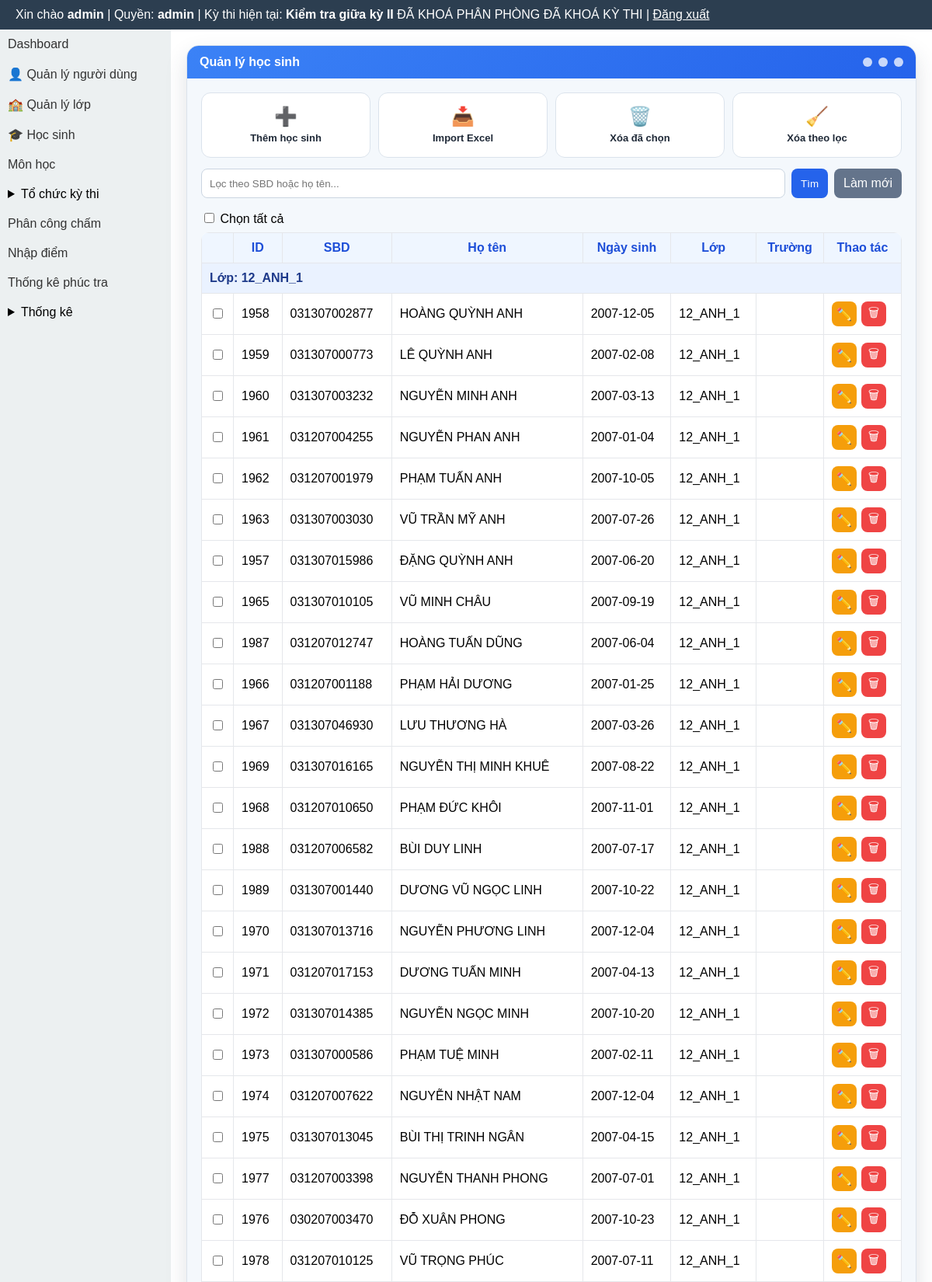
/modules/students/index.php (signed in, upper part), run on the app's committed database.
### tables this page shows
CREATE TABLE exams (
  id INTEGER PRIMARY KEY AUTOINCREMENT,
  ten_ky_thi TEXT,
  nam INTEGER,
  ngay_thi TEXT
, is_default INTEGER DEFAULT 0, deleted_at TEXT, distribution_locked INTEGER DEFAULT 0, rooms_locked INTEGER DEFAULT 0, exam_locked INTEGER DEFAULT 0, scoring_closed INTEGER DEFAULT 0, exam_mode INTEGER DEFAULT 1, is_locked INTEGER DEFAULT 0, is_score_entry_locked INTEGER DEFAULT 0, is_score_published INTEGER DEFAULT 0, is_recheck_open INTEGER DEFAULT 0);

CREATE TABLE students (
  id INTEGER PRIMARY KEY AUTOINCREMENT,
  sbd TEXT UNIQUE,
  hoten TEXT,
  ngaysinh TEXT,
  lop TEXT,
  truong TEXT
);

### layout/header.php (called while the page is built, shortened)
<?php
require_once BASE_PATH . '/templates/header.php';

### core/auth.php (called while the page is built, shortened)
<?php
function normalize_role(?string $role): string {
    $normalized = strtolower(trim((string) $role));
    return match ($normalized) {
        'score_entry', 'score-input', 'score_input', 'nhapdiem', 'nhap_diem' => 'scorer',
        'exam_manager', 'quanlythi', 'exam-manager' => 'organizer',
        default => $normalized,
    };
}
function current_user_role(): string {
    $sessionRole = $_SESSION['role'] ?? null;
    if (is_string($sessionRole) && trim($sessionRole) !== '') {
        return normalize_role($sessionRole);
    }
    $userRole = $_SESSION['user']['role'] ?? null;
    return normalize_role(is_string($userRole) ? $userRole : '');
}

### modules/exams/exam_context_helper.php (called while the page is built, shortened)
<?php
function ensureExamLockColumns(PDO $pdo): void
{
    $cols = array_column($pdo->query('PRAGMA table_info(exams)')->fetchAll(PDO::FETCH_ASSOC), 'name');
}
function getCurrentExam(): ?array
{
    global $pdo;
    $cols = array_column($pdo->query('PRAGMA table_info(exams)')->fetchAll(PDO::FETCH_ASSOC), 'name');
    $hasDeletedAt = in_array('deleted_at', $cols, true);
    $activeWhere = $hasDeletedAt ? '(deleted_at IS NULL OR trim(deleted_at) = "")' : '1=1';
    $defaultStmt = $pdo->query('SELECT * FROM exams WHERE ' . $activeWhere . ' AND is_default = 1 ORDER BY id DESC LIMIT 1');
    $defaultExam = $defaultStmt ? $defaultStmt->fetch(PDO::FETCH_ASSOC) : false;
    if (is_array($defaultExam)) {
        return $defaultExam;
    }
}
function getCurrentExamInfo(): ?array
{
    $exam = getCurrentExam();
    global $pdo;
    ensureExamLockColumns($pdo);
    return [
        'id' => (int) ($exam['id'] ?? 0),
        'ten_ky_thi' => (string) ($exam['ten_ky_thi'] ?? ''),
        'distribution_locked' => (int) ($exam['distribution_locked'] ?? 0),
        'rooms_locked' => (int) ($exam['rooms_locked'] ?? 0),
        'exam_locked' => (int) ($exam['exam_locked'] ?? 0),
    ];
}

### modules/students/index.php (the view, shortened to what this page needs)
<?php
require_once BASE_PATH . '/core/auth.php';
require_once BASE_PATH . '/core/db.php';
$keyword = trim($_GET['q'] ?? '');
$sql = 'SELECT id, sbd, hoten, ngaysinh, lop, truong FROM students';
$params = [];
$stmt = $pdo->prepare($sql);
$stmt->execute($params);
$students = $stmt->fetchAll(PDO::FETCH_ASSOC);
$getStudentNameKey = static function(string $fullName): string {
    $name = trim(preg_replace('/\s+/', ' ', $fullName) ?? '');
    if ($name == '') {
        return '';
    }
    $parts = explode(' ', $name);
    return mb_strtolower((string) end($parts), 'UTF-8');
};
usort($students, static function(array $a, array $b) use ($getStudentNameKey): int {
    $classCmp = strcmp(trim((string) ($a['lop'] ?? '')), trim((string) ($b['lop'] ?? '')));
    if ($classCmp !== 0) {
        return $classCmp;
    }
    $nameKeyCmp = strcmp(
        $getStudentNameKey((string) ($a['hoten'] ?? '')),
        $getStudentNameKey((string) ($b['hoten'] ?? ''))
    );
    if ($nameKeyCmp !== 0) {
        return $nameKeyCmp;
    }
    return strcmp((string) ($a['hoten'] ?? ''), (string) ($b['hoten'] ?? ''));
});
$perPage = 50;
$page = max(1, (int) ($_GET['page'] ?? 1));
$offset = ($page - 1) * $perPage;
$students = array_slice($students, $offset, $perPage);
$groupedStudents = [];
foreach ($students as $st) {
    $className = trim((string) ($st['lop'] ?? ''));
    if (!isset($groupedStudents[$className])) {
        $groupedStudents[$className] = [];
    }
    $groupedStudents[$className][] = $st;
}
require_once BASE_PATH . '/layout/header.php';
?>
<div class="students-layout">
    <?php require_once BASE_PATH . '/layout/sidebar.php'; ?>
    <div class="students-main">
        <div class="students-window">
            <div class="window-titlebar">
                <strong>Quản lý học sinh</strong>
                <div class="window-controls">
                    <span class="window-dot"></span><span class="window-dot"></span><span class="window-dot"></span>
                </div>
            </div>
            <div class="window-body">
                <div class="tool-grid">
                    <a class="tool-icon" href="<?= BASE_URL ?>/modules/students/create.php" title="Thêm học sinh">
                        <span class="icon">➕</span>
                        <span class="label">Thêm học sinh</span>
                    </a>
                    <a class="tool-icon" href="<?= BASE_URL ?>/modules/students/import.php" title="Import Excel">
                        <span class="icon">📥</span>
                        <span class="label">Import Excel</span>
                    </a>
                    <button type="submit" form="bulkForm" name="action" value="bulk_delete_selected" class="tool-icon" style="cursor:pointer;" onclick="return confirm('Bạn có chắc muốn xóa các học sinh đã chọn?');" title="Xóa đã chọn">
                        <span class="icon">🗑️</span>
                        <span class="label">Xóa đã chọn</span>
                    </button>
                    <form method="post" onsubmit="return confirm('Bạn có chắc muốn xóa toàn bộ học sinh theo điều kiện lọc hiện tại?');" style="margin:0;">
                        <button type="submit" class="tool-icon" style="width:100%;cursor:pointer;" title="Xóa theo lọc">
                            <span class="icon">🧹</span>
                            <span class="label">Xóa theo lọc</span>
                        </button>
                    </form>
                </div>
                <form method="get" class="search-row">
                    <input type="text" name="q" value="<?= htmlspecialchars($keyword, ENT_QUOTES, 'UTF-8') ?>" placeholder="Lọc theo SBD hoặc họ tên...">
                    <button type="submit">Tìm</button>
                    <a href="<?= BASE_URL ?>/modules/students/index.php">Làm mới</a>
                </form>
                <form method="post" id="bulkForm">
                    <div style="margin-bottom:8px;">
                        <label><input type="checkbox" id="checkAll"> Chọn tất cả</label>
                    </div>
                    <table class="students-table">
                        <thead>
                            <tr>
                                <th style="width:40px; text-align:center;"></th>
                                <th>ID</th>
                                <th>SBD</th>
                                <th>Họ tên</th>
                                <th>Ngày sinh</th>
                                <th>Lớp</th>
                                <th>Trường</th>
                                <th style="width:100px;">Thao tác</th>
                            </tr>
                        </thead>
                        <tbody>
                            <?php if (empty($students)): ?>
                                <tr>
                                    <td colspan="8" style="text-align:center;">Không có dữ liệu học sinh.</td>
                                </tr>
                            <?php else: ?>
                                <?php foreach ($groupedStudents as $className => $classStudents): ?>
                                    <tr>
                                        <td colspan="8" style="background:#eaf2ff;font-weight:700;color:#1e3a8a;">Lớp: <?= htmlspecialchars($className, ENT_QUOTES, 'UTF-8') ?></td>
                                    </tr>
                                    <?php foreach ($classStudents as $student): ?>
                                        <tr>
                                            <td style="text-align:center;">
                                                <input type="checkbox" class="student-check" name="student_ids[]" value="<?= (int) $student['id'] ?>">
                                            </td>
                                            <td><?= (int) $student['id'] ?></td>
                                            <td><?= htmlspecialchars($student['sbd'], ENT_QUOTES, 'UTF-8') ?></td>
                                            <td><?= htmlspecialchars($student['hoten'], ENT_QUOTES, 'UTF-8') ?></td>
                                            <td><?= htmlspecialchars($student['ngaysinh'], ENT_QUOTES, 'UTF-8') ?></td>
                                            <td><?= htmlspecialchars($student['lop'], ENT_QUOTES, 'UTF-8') ?></td>
                                            <td><?= htmlspecialchars($student['truong'], ENT_QUOTES, 'UTF-8') ?></td>
                                            <td>
                                                <span class="table-action">
                                                    <a class="btn-icon btn-edit" href="<?= BASE_URL ?>/modules/students/edit.php?id=<?= (int) $student['id'] ?>" title="Sửa">✏️</a>
                                                    <a class="btn-icon btn-delete" href="<?= BASE_URL ?>/modules/students/delete.php?id=<?= (int) $student['id'] ?>" title="Xóa">🗑</a>
                                                </span>
                                            </td>
                                        </tr>
                                    <?php endforeach; ?>
                                <?php endforeach; ?>
                            <?php endif; ?>
                        </tbody>
                    </table>
                </form>
            </div>
        </div>
    </div>
</div>
<?php require_once BASE_PATH . '/layout/footer.php'; ?>

### templates/header.php (shortened to what this page needs)
<?php
require_once BASE_PATH . '/core/auth.php';
$currentExamInfo = null;
$role = function_exists('current_user_role') ? current_user_role() : strtolower(trim((string) ($_SESSION['role'] ?? $_SESSION['user']['role'] ?? '')));
if (in_array($role, ['admin', 'organizer'], true)) {
    require_once BASE_PATH . '/core/db.php';
    require_once BASE_PATH . '/modules/exams/exam_context_helper.php';
    $currentExamInfo = getCurrentExamInfo();
}
$role = $role ?? (function_exists('current_user_role') ? current_user_role() : '');
$currentExamInfo = $currentExamInfo ?? null;
?>
<!DOCTYPE html>
<html lang="vi">
<head>
</head>
<body>
<div class="header">
    Xin chào <b><?= $_SESSION['user']['username'] ?></b>
    | Quyền: <b><?= htmlspecialchars((string) $role, ENT_QUOTES, 'UTF-8') ?></b>
    <?php if ($currentExamInfo !== null): ?>
        | Kỳ thi hiện tại: <b><?= htmlspecialchars((string) $currentExamInfo['ten_ky_thi'], ENT_QUOTES, 'UTF-8') ?></b>
        <?php if (($currentExamInfo['distribution_locked'] ?? 0) === 1 || ($currentExamInfo['rooms_locked'] ?? 0) === 1): ?>
            <span class="badge bg-danger">ĐÃ KHOÁ PHÂN PHÒNG</span>
        <?php endif; ?>
        <?php if (($currentExamInfo['exam_locked'] ?? 0) === 1): ?>
            <span class="badge bg-dark">ĐÃ KHOÁ KỲ THI</span>
        <?php endif; ?>
    <?php endif; ?>
    | <a href="<?= BASE_URL ?>/logout.php" style="color:#fff">Đăng xuất</a>
</div>

### templates/header.php (style rules this page uses)
* { box-sizing: border-box; }
body { margin:0; font-family: Arial; }
.header { background:#2c3e50; color:#fff; padding:10px 20px; }

### modules/students/index.php (style rules this page uses)
.students-layout { display: flex; align-items: stretch; width: 100%; min-height: calc(100vh - 44px); }
.students-main { flex: 1 1 auto; min-width: 0; padding: 20px; }
.students-window { background: #ffffff; border-radius: 16px; box-shadow: 0 12px 28px rgba(44, 62, 80, 0.15); border: 1px solid #dbe3ec; overflow: hidden; }
.window-titlebar { background: linear-gradient(135deg, #3b82f6, #2563eb); color: #fff; padding: 12px 16px; display: flex; justify-content: space-between; align-items: center; }
.window-controls { display: flex; gap: 8px; }
.window-dot { width: 12px; height: 12px; border-radius: 999px; display: inline-block; background: rgba(255,255,255,0.75); }
.window-body { padding: 18px; background: #f4f8fc; }
.tool-grid { display: grid; grid-template-columns: repeat(auto-fit, minmax(110px, 1fr)); gap: 10px; margin-bottom: 14px; }
.tool-icon { background: #fff; border: 1px solid #dbe3ec; border-radius: 12px; padding: 10px; text-decoration: none; color: #1f2937; display: flex; flex-direction: column; align-items: center; justify-content: center; min-height: 84px; }
.tool-icon .icon { font-size: 24px; line-height: 1; margin-bottom: 8px; }
.tool-icon .label { font-size: 13px; font-weight: 600; text-align: center; }
.students-table { width: 100%; border-collapse: collapse; background: #fff; border-radius: 10px; overflow: hidden; }
.students-table th, .students-table td { border: 1px solid #e5e7eb; padding: 10px; vertical-align: middle; }
.students-table th { background: #eff6ff; color: #1d4ed8; }
.table-action { display: inline-flex; gap: 6px; }
.btn-icon { display: inline-flex; width: 32px; height: 32px; align-items: center; justify-content: center; border-radius: 8px; color: #fff; text-decoration: none; border: none; cursor: pointer; }
.btn-edit { background: #f59e0b; }
.btn-delete { background: #ef4444; }
.search-row { display:flex; gap:8px; margin: 10px 0 16px; }
.search-row input[type='text'] { flex: 1; padding: 10px; border: 1px solid #cbd5e1; border-radius: 8px; }
.search-row button, .search-row a { padding: 10px 12px; border: none; border-radius: 8px; text-decoration: none; color: #fff; background: #2563eb; }
.search-row a { background: #64748b; }

### data on the page
exams: ten_ky_thi "Kiểm tra giữa kỳ II"
students: id "1958", sbd "031307002877", hoten "HOÀNG QUỲNH ANH", ngaysinh "2007-12-05", lop "12_ANH_1"
students: id "1959", sbd "031307000773", hoten "LÊ QUỲNH ANH", ngaysinh "2007-02-08", lop "12_ANH_1"
students: id "1960", sbd "031307003232", hoten "NGUYỄN MINH ANH", ngaysinh "2007-03-13", lop "12_ANH_1"
students: id "1961", sbd "031207004255", hoten "NGUYỄN PHAN ANH", ngaysinh "2007-01-04", lop "12_ANH_1"
students: id "1962", sbd "031207001979", hoten "PHẠM TUẤN ANH", ngaysinh "2007-10-05", lop "12_ANH_1"
students: id "1963", sbd "031307003030", hoten "VŨ TRẦN MỸ ANH", ngaysinh "2007-07-26", lop "12_ANH_1"
students: id "1957", sbd "031307015986", hoten "ĐẶNG QUỲNH ANH", ngaysinh "2007-06-20", lop "12_ANH_1"
students: id "1965", sbd "031307010105", hoten "VŨ MINH CHÂU", ngaysinh "2007-09-19", lop "12_ANH_1"
students: id "1987", sbd "031207012747", hoten "HOÀNG TUẤN DŨNG", ngaysinh "2007-06-04", lop "12_ANH_1"
students: id "1966", sbd "031207001188", hoten "PHẠM HẢI DƯƠNG", ngaysinh "2007-01-25", lop "12_ANH_1"
students: id "1967", sbd "031307046930", hoten "LƯU THƯƠNG HÀ", ngaysinh "2007-03-26", lop "12_ANH_1"
students: id "1969", sbd "031307016165", hoten "NGUYỄN THỊ MINH KHUÊ", ngaysinh "2007-08-22", lop "12_ANH_1"
students: id "1968", sbd "031207010650", hoten "PHẠM ĐỨC KHÔI", ngaysinh "2007-11-01", lop "12_ANH_1"
students: id "1988", sbd "031207006582", hoten "BÙI DUY LINH", ngaysinh "2007-07-17", lop "12_ANH_1"
students: id "1989", sbd "031307001440", hoten "DƯƠNG VŨ NGỌC LINH", ngaysinh "2007-10-22", lop "12_ANH_1"
students: id "1970", sbd "031307013716", hoten "NGUYỄN PHƯƠNG LINH", ngaysinh "2007-12-04", lop "12_ANH_1"
students: id "1971", sbd "031207017153", hoten "DƯƠNG TUẤN MINH", ngaysinh "2007-04-13", lop "12_ANH_1"
students: id "1972", sbd "031307014385", hoten "NGUYỄN NGỌC MINH", ngaysinh "2007-10-20", lop "12_ANH_1"
students: id "1973", sbd "031307000586", hoten "PHẠM TUỆ MINH", ngaysinh "2007-02-11", lop "12_ANH_1"
students: id "1974", sbd "031207007622", hoten "NGUYỄN NHẬT NAM", ngaysinh "2007-12-04", lop "12_ANH_1"
students: id "1975", sbd "031307013045", hoten "BÙI THỊ TRINH NGÂN", ngaysinh "2007-04-15", lop "12_ANH_1"
students: id "1977", sbd "031207003398", hoten "NGUYỄN THANH PHONG", ngaysinh "2007-07-01", lop "12_ANH_1"
students: id "1976", sbd "030207003470", hoten "ĐỖ XUÂN PHONG", ngaysinh "2007-10-23", lop "12_ANH_1"
students: id "1978", sbd "031207010125", hoten "VŨ TRỌNG PHÚC", ngaysinh "2007-07-11", lop "12_ANH_1"

### other printed values
$_SESSION['user']['username'] "admin"
$role "admin"
$className "12_ANH_1"
